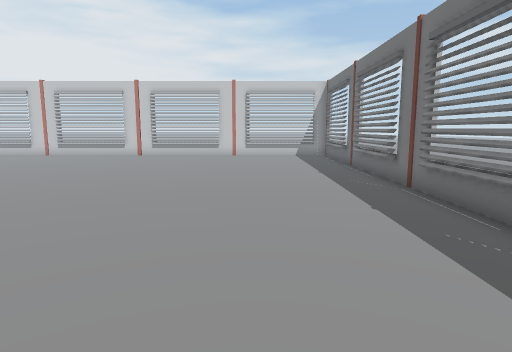
View 1 (above)

18 first-person views from a walk through a scene from a Unity 3-D project. The camera is 1.5 m above the floor, tilts 8° down and sees 75° across. Doors are open. The floor is counted in squares, 1 m on a side. Each view is taken from the middle of a square. On the plan, view 1 faces up. The plan holds only what a view shows up to about 15 squares ahead; the rest is blank. The place goes on beyond the plan. The player is left out. Some animated figures are not drawn. Some surface patterns are stand-ins.

View 2
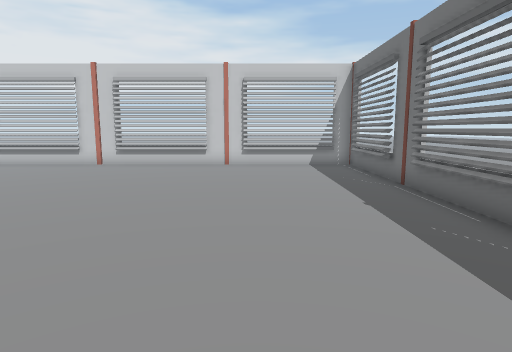

View 3
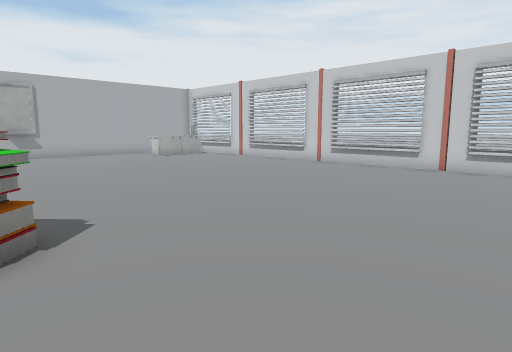

View 4
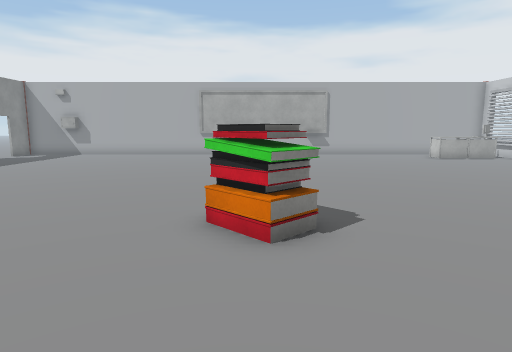

View 5
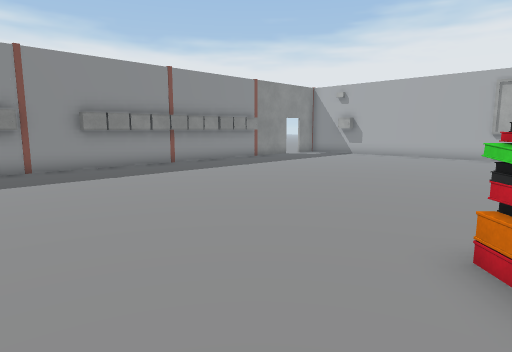

View 6
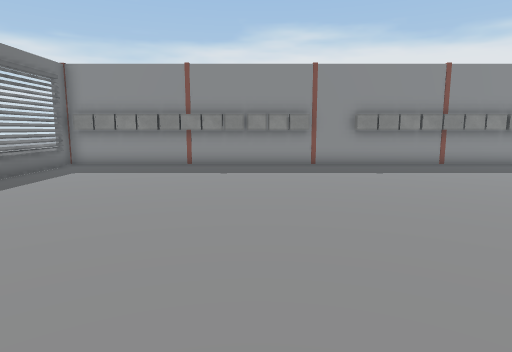

View 7
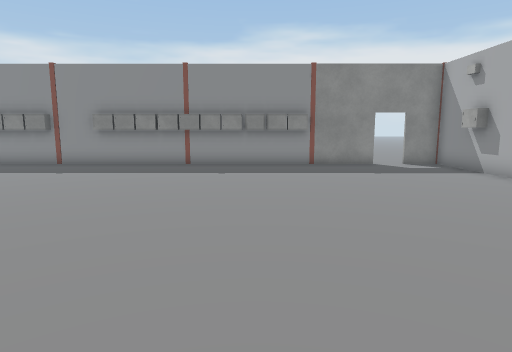

View 8
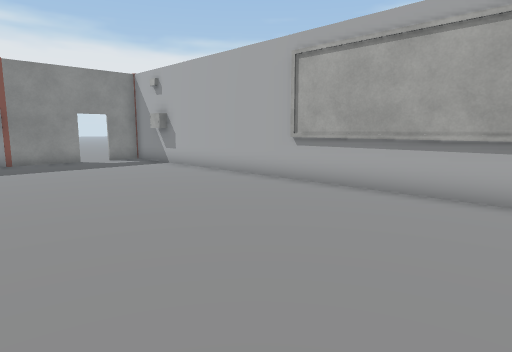

View 9
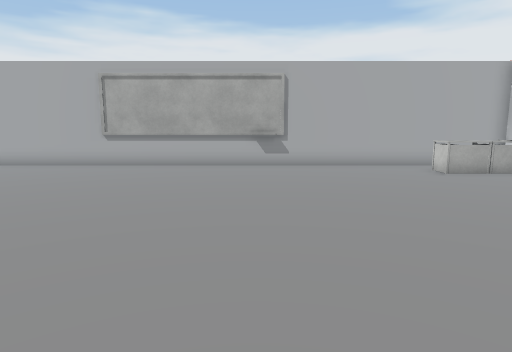

View 10
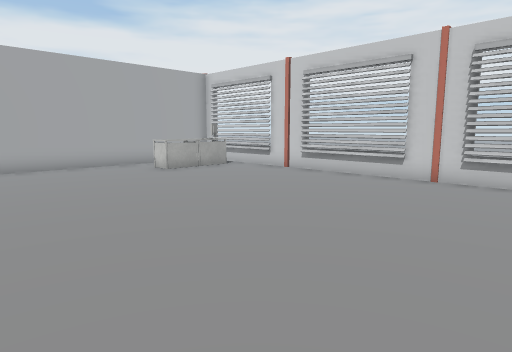

View 11
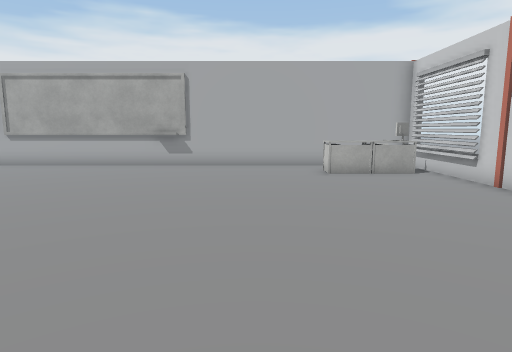

View 12
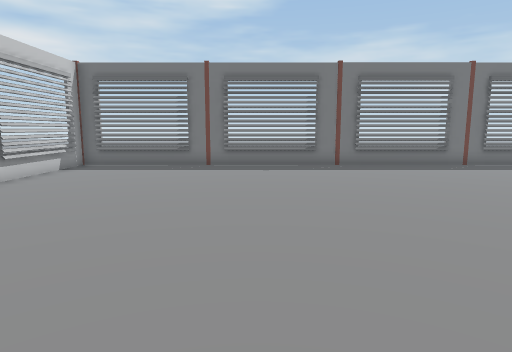

View 13
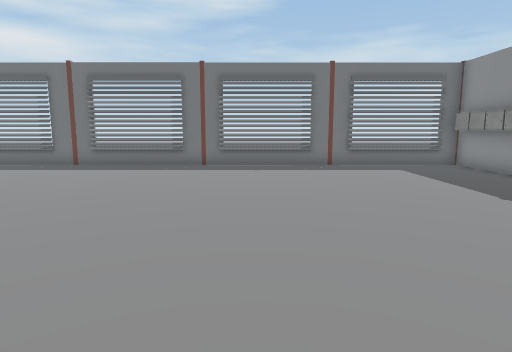

View 14
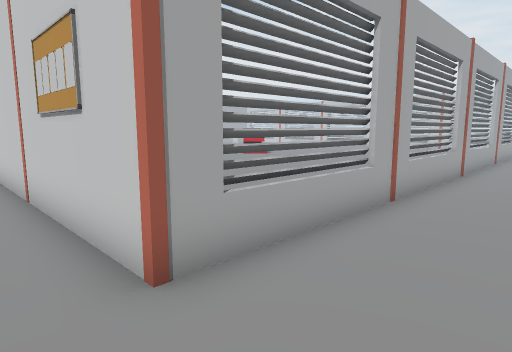

View 15
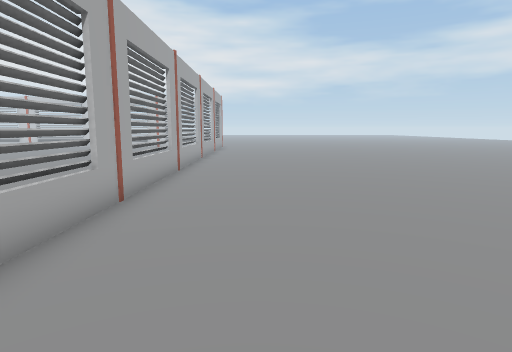

View 16
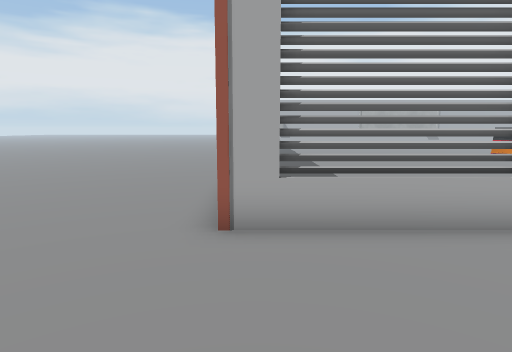

View 17
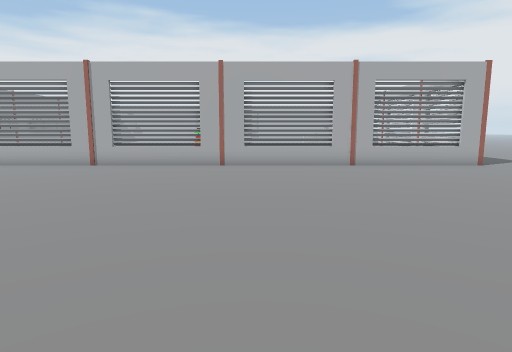

View 18
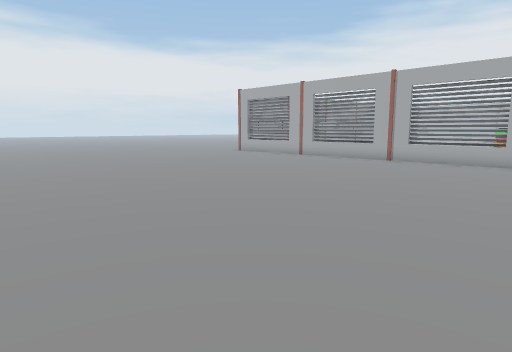

### Floor plan
Points are (right, up) in squares from view 1. A wall is a line through its corners. A room is listed if a view was taken in it or the views show most of it. See-through windows are left out.
Room 1 (views 1, 2, 3, 4, 5, 6, 7, 8, 9, 10, 11, 12, 13)
walls: (-7.6, -7.4) (-6.4, -7.4); (-22.5, 9.9) (-22.5, 8.8); (-20.1, -7.4) (-17.4, -7.4); (3.4, -7.4) (4, -7.4) (4, 19.3) (-22.8, 19.3) (-22.8, -7.4) (-21.4, -7.4)
ways out: opening at (4, -8.5) to room 2; open door at (-20.7, -7.3)
objects: table (-21, 16) to (-20, 17); computer (-21, 18); table (-20, 18); locker (-17, -7); locker (-16, -7); locker (-15, -7); locker (-14, -7); locker (-13, -7); locker (-12, -7); locker (-11, -7); locker (-10, -7); locker (-9, -7) to (-8, -7); books (-9, 6); books (-8, 5); books (-8, 6) to (-8, 7); books (-7, 6); locker (-6, -7); locker (-5, -7); locker (-4, -7); locker (-3, -7); locker (-2, -7); locker (-1, -7); locker (0, -7); locker (1, -7); locker (2, -7); locker (3, -7)
Room 2 (views 14, 15, 16, 17, 18)
walls: (4.2, 19.5) (4.2, -7.6) (3.5, -7.6)
ways out: opening at (4, -8.5) to room 1; opening at (4.5, 20.5)

Where each view was taken, in squares from view 1:
view 1: 0 up, 0 right, facing up
view 2: 5 up, 0 right, facing up
view 3: 6 up, 3 left, facing up-left
view 4: 6 up, 3 left, facing left
view 5: 6 up, 4 left, facing down-left
view 6: 7 up, 4 left, facing down
view 7: 7 up, 15 left, facing down
view 8: 9 up, 15 left, facing down-left
view 9: 9 up, 9 left, facing left
view 10: 9 up, 9 left, facing up-left
view 11: 13 up, 9 left, facing left
view 12: 12 up, 10 left, facing right
view 13: 1 up, 10 left, facing right
view 14: 9 down, 7 right, facing up-left
view 15: 9 down, 7 right, facing up
view 16: 7 down, 9 right, facing left
view 17: 10 up, 18 right, facing left
view 18: 10 up, 20 right, facing down-left
